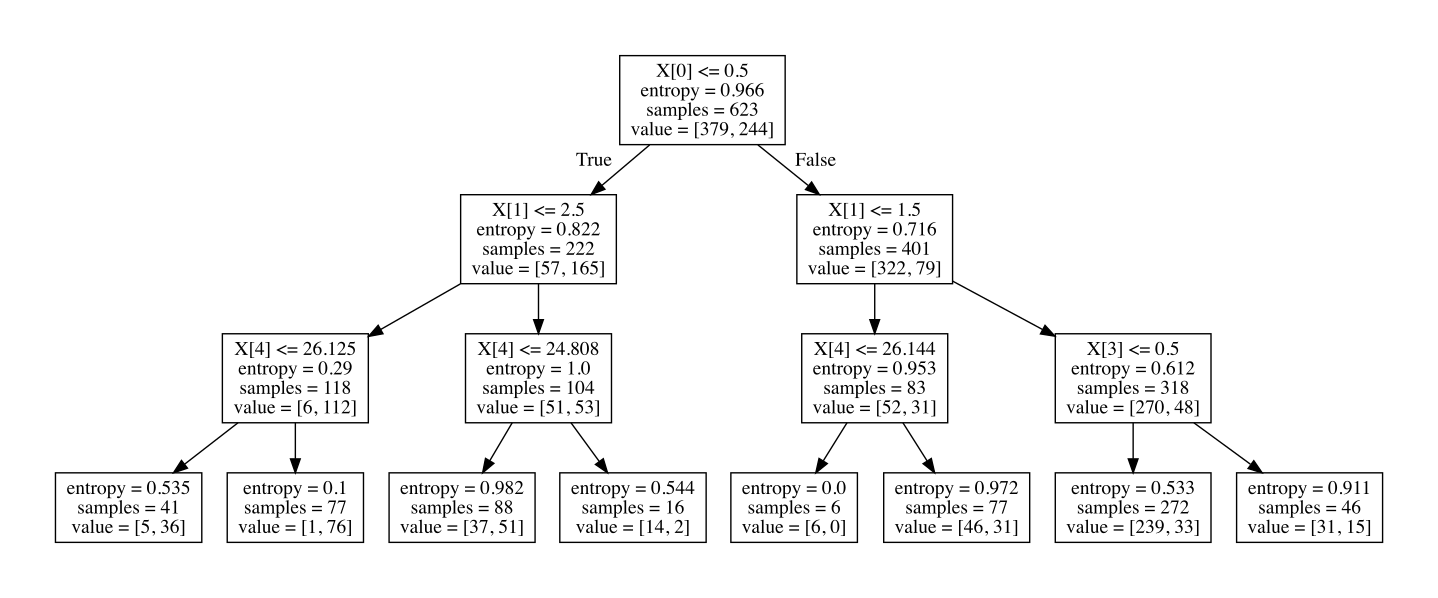

Write the Python code that produced this figure.
# ignore warnings
import warnings
warnings.filterwarnings("ignore")

import numpy as np
import pandas as pd

from pydataset import data

from sklearn.model_selection import train_test_split
from sklearn.tree import DecisionTreeClassifier
from sklearn.metrics import classification_report
from sklearn.metrics import confusion_matrix
from sklearn import tree

import matplotlib.pyplot as plt
%matplotlib inline
import seaborn as sns

from acquire import get_titanic_data
from prepare import prepare_titanic_data

df = prepare_titanic_data(get_titanic_data())

df.head()
# Set Feature variables and target variable
X = df[["sex_encoded", "pclass", "sibsp", "parch", "fare", "embarked", "class_encoded", "alone"]]
y = df[["survived"]]

# Split into test and train data
X_train, X_test, y_train, y_test = train_test_split(X, y, test_size = .30, random_state = 123)
X_train.head()

# for classification you can change the algorithm as gini or entropy (information gain).  Default is gini.
clf = DecisionTreeClassifier(criterion='entropy', max_depth=3, random_state=123)

# Fit the model to the training data
clf = clf.fit(X_train, y_train)

# Estimate survival predictions
y_pred = clf.predict(X_train)

# Estimate the probability of survival
y_pred_proba = clf.predict_proba(X_train)

# Evaluate Model
# Accuracy: number of correct predictions over the number of total instances that have been evaluated.
print('Accuracy of Decision Tree classifier on training set: {:.2f}'.format(clf.score(X_train, y_train)))

# Produce confusion matrix
labels = sorted(y_train.survived.unique())

# Label the rows and columns for the confusion matrix
columns = ["Predicted Death", "Predicted Survival"]
rows = ["Actual Death", "Actual Survival"]
print(pd.DataFrame(confusion_matrix(y_train, y_pred), index=rows, columns=columns))
print()
# Classification report (f-score, precision, recall, support)
print(classification_report(y_train, y_pred))



# Test Model
# Compute the accuracy of the model when run on the test data
print('Accuracy of Decision Tree classifier on test set: {:.2f}'.format(clf.score(X_test, y_test)))

## Export model to GraphViz
import graphviz
from graphviz import Graph

dot_data = tree.export_graphviz(clf, out_file=None) 
graph = graphviz.Source(dot_data) 

graph.render('iris_decision_tree', view=True)


import eli5
eli5.explain_weights(clf)
